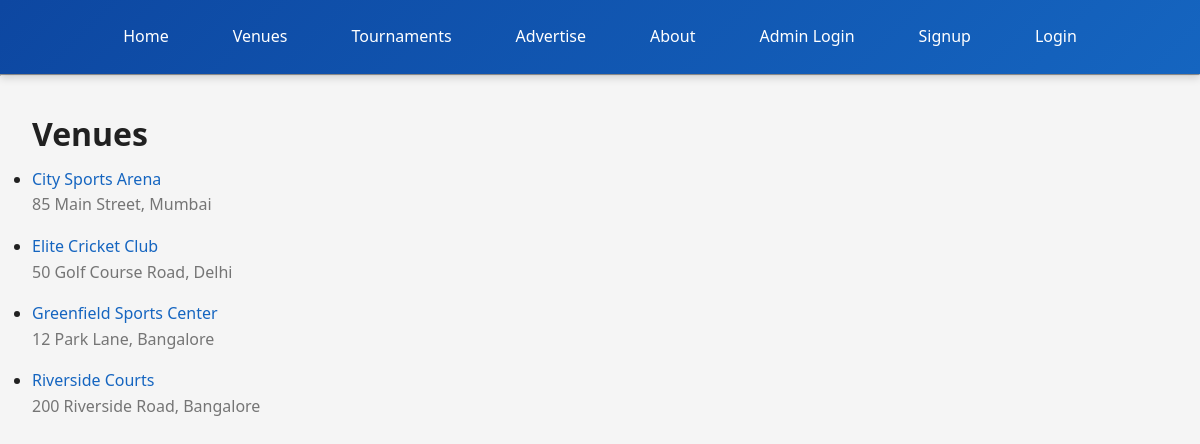
Screenshot of /booking/venues/ with the database file from the repository.
### booking/models.py (models this page shows, shortened)
class Venue(models.Model):
    name = models.CharField(max_length=100)
    address = models.TextField(blank=True)
    city = models.CharField(max_length=100, blank=True)
    phone = models.CharField(max_length=15, blank=True)
    email = models.EmailField(blank=True)
    description = models.TextField(blank=True)
    rating = models.FloatField(default=4.5, validators=[MinValueValidator(0), MaxValueValidator(5)])
    created_at = models.DateTimeField(default=timezone.now)
    class Meta:
        ordering = ['name']

### booking/views.py (the view)
# urls.py: path('venues/', venue_list, name='venue_list'),
def venue_list(request):
    venues = Venue.objects.all()
    return render(request, 'booking/venues.html', {'venues': venues})

### myproject/context_processors.py (called while the page is built)
def admin_email(request):
    return {'ADMIN_EMAIL': settings.ADMIN_EMAIL}

### templates/booking/venues.html
{% extends 'base.html' %}
{% block content %}
<div class="container">
    <h2>Venues</h2>
    {% if venues %}
        <ul>
            {% for v in venues %}
                <li>
                    <a href="{% url 'venue_detail' v.pk %}">{{ v.name }}</a>
                    <p>{{ v.address|truncatechars:80 }}</p>
                </li>
            {% endfor %}
        </ul>
    {% else %}
        <p>No venues yet.</p>
    {% endif %}
</div>
{% endblock %}

### static/css/style.css (style rules this page uses)
:root { --primary-color: #1565c0; --primary-dark: #0d47a1; --primary-light: #42a5f5; --accent-color: #ff6f00; --success-color: #2e7d32; --danger-color: #c62828; --warning-color: #f57c00; --neutral-bg: #f5f5f5; --neutral-border: #e0e0e0; --text-primary: #212121; --text-secondary: #757575; --shadow-sm: 0 2px 4px rgba(0,0,0,0.1); --shadow-md: 0 4px 8px rgba(0,0,0,0.15); --shadow-lg: 0 8px 16px rgba(0,0,0,0.2); }
* { margin: 0; padding: 0; box-sizing: border-box; }
html { scroll-behavior: smooth; }
body { font-family: 'Segoe UI', Tahoma, Geneva, Verdana, sans-serif; background-color: var(--neutral-bg); color: var(--text-primary); line-height: 1.6; }
h1, h2, h3, h4, h5, h6 { font-weight: 600; margin-bottom: 0.5rem; color: var(--text-primary); }
h2 { font-size: 2rem; }
p { color: var(--text-secondary); margin-bottom: 1rem; }
a { color: var(--primary-color); text-decoration: none; transition: color 0.3s ease; }
.container { max-width: 1200px; margin: 2rem auto; padding: 0 2rem; width: 100%; }

### rows the page displays
Venue: name "City Sports Arena", address "85 Main Street, Mumbai"
Venue: name "Elite Cricket Club", address "50 Golf Course Road, Delhi"
Venue: name "Greenfield Sports Center", address "12 Park Lane, Bangalore"
Venue: name "Riverside Courts", address "200 Riverside Road, Bangalore"
